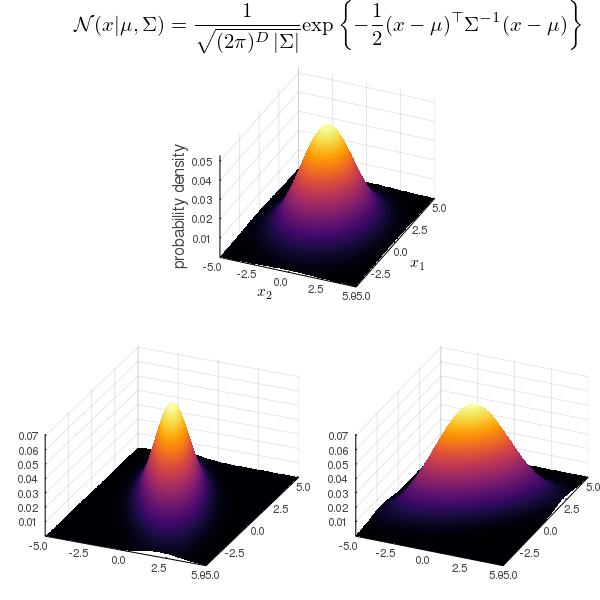

Recreate this plot in Julia.
using Plots
using Plots.PlotMeasures
using LinearAlgebra
using LaTeXStrings

# D-dimension Gaussian Distribution

function D_Gauss(xx, μ, Σ)
  D = length(xx)
  return exp(-0.5 * (xx - μ)' * inv(Σ) * (xx - μ)) /  (sqrt((2π)^D)* det(Σ))
end


function D_log_Gauss(xx, μ, Σ)
  D = length(xx)
  return -0.5* ((xx -μ)' * inv(Σ) * (xx -μ) +logdet(Σ) +D*log(2π))
end

N = 200
x1 = -5:0.1:5
x2 = -5:0.1:5
μ= [0; 0]

l = @layout [a; b c]


### case 1 ###
Σ= [3.0 0.0; 0.0 3.0]
Z = exp.([D_log_Gauss([i; j], μ, Σ) for i in x1, j in x2]')

a = plot(x1, x2, Z, st=:surface, camera= (30,60),
    title = L"\mathcal{N}(x|\mu,\Sigma)=\frac{1}{\sqrt{(2\pi)^D\left | \Sigma \right |}}\textup{exp}\left \{ -\frac{1}{2}(x-\mu)^\top \Sigma^{-1}(x-\mu) \right \}",

    ### matrices with LaTeXStrings does not work!!! (bug or my mistake)
    #title=L"\begin{bmatrix}3.0&0.0 \\ 0.0&3.0 \\ \end{bmatrix}",

    left_margin=40mm, right_margin=40mm,
    xlabel=L"x_2", ylabel=L"x_1", zlabel="probability density",
    legend=:none)

### case 2 ###
Σ= [2.0 -sqrt(3); -sqrt(3) 4.0 ]
Z = exp.([D_log_Gauss([i; j], μ, Σ) for i in x1, j in x2]')

b = plot(x1, x2, Z, st=:surface, camera= (30,60),
    legend=:none)

### case 1 ###
Σ= [4.0 sqrt(3); sqrt(3) 2.0]
Z = exp.([D_log_Gauss([i; j], μ, Σ) for i in x1, j in x2]')

c = plot(x1, x2, Z, st=:surface, camera= (30,60),
    legend=:none)

plot(a,b,c, layout=l, size=(600,600))
savefig("fig_2_12.png")

